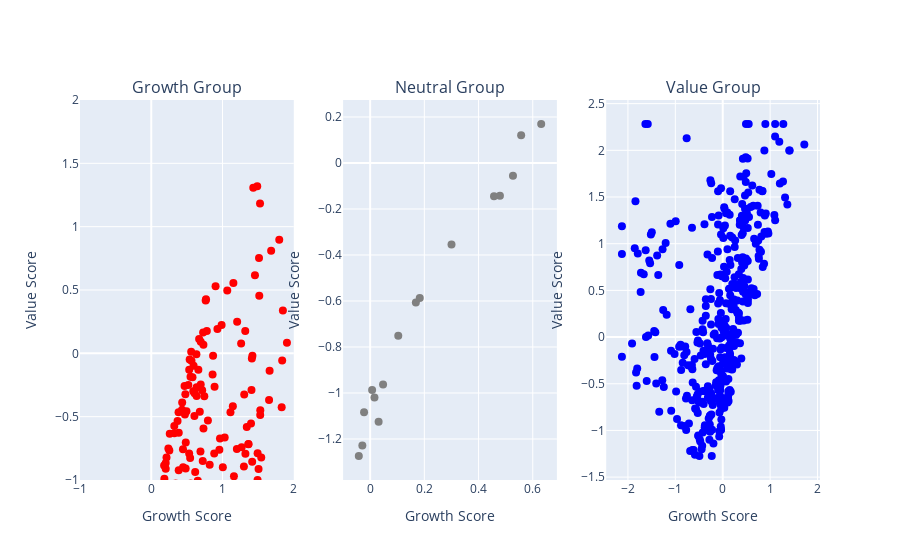

This figure's notebook cell:
### Code cell
# 서브플롯을 사용하여 3개의 그래프를 하나로 합치기 (팝업 인덱스 표시, 범례 제거)
fig = make_subplots(rows=1, cols=3, subplot_titles=('Growth Group', 'Neutral Group', 'Value Group'))

# Growth Group
fig.add_trace(go.Scatter(x=GS['GS'], y=GS['VS'], mode='markers', 
                         marker=dict(color='red', size=8),
                         hovertext=GS.index, name='Growth Group',showlegend=False), row=1, col=1)

# Neutral Group
fig.add_trace(go.Scatter(x=NEUTRAL['GS'], y=NEUTRAL['VS'], mode='markers', 
                         marker=dict(color='gray', size=8),
                         hovertext=NEUTRAL.index, name='Neutral Group',showlegend=False), row=1, col=2)

# Value Group
fig.add_trace(go.Scatter(x=VS['GS'], y=VS['VS'], mode='markers', 
                         marker=dict(color='blue', size=8),
                         hovertext=VS.index, name='Value Group',showlegend=False), row=1, col=3)

# 레이아웃 업데이트

# 레이아웃 업데이트
fig.update_layout(
    xaxis=dict(range=[-1.0, 2.0]),
    yaxis=dict(range=[-1.0, 2.0]),
    # width=1600,
    # height=600
)

fig.update_xaxes(title_text="Growth Score", row=1, col=1)
fig.update_yaxes(title_text="Value Score", row=1, col=1)

fig.update_xaxes(title_text="Growth Score", row=1, col=2)
fig.update_yaxes(title_text="Value Score", row=1, col=2)

fig.update_xaxes(title_text="Growth Score", row=1, col=3)
fig.update_yaxes(title_text="Value Score", row=1, col=3)

fig.show()

### Figure 1 — Plotly figure (JSON) as saved in the notebook; plotly's stock layout.template omitted (floating-point values rounded to 4 significant figures; data arrays with more than 128 entries replaced by an {"elided": "..."} marker saying what was removed)
{"data": [{"hovertext": {"elided": "153 str values"}, "marker": {"color": "red", "size": 8}, "mode": "markers", "name": "Growth Group", "showlegend": false, "type": "scatter", "x": {"elided": "153 float values"}, "xaxis": "x", "y": {"elided": "153 float values"}, "yaxis": "y"}, {"hovertext": ["068270", "163560", "108670", "030200", "207940", "006110", "009150", "086280", "192650", "077970", "071090", "002350", "005930", "003720", "204320", "094280"], "marker": {"color": "gray", "size": 8}, "mode": "markers", "name": "Neutral Group", "showlegend": false, "type": "scatter", "x": [0.03122, 0.4788, 0.6312, 0.527, -0.02879, -0.04187, 0.04769, 0.4571, 0.01597, -0.02246, 0.1831, 0.5572, 0.00722, 0.3002, 0.1687, 0.1038], "xaxis": "x2", "y": [-1.125, -0.1419, 0.1697, -0.05514, -1.229, -1.274, -0.9629, -0.1445, -1.02, -1.083, -0.5863, 0.1205, -0.9871, -0.3537, -0.6065, -0.7513], "yaxis": "y2"}, {"hovertext": {"elided": "393 str values"}, "marker": {"color": "blue", "size": 8}, "mode": "markers", "name": "Value Group", "showlegend": false, "type": "scatter", "x": {"elided": "393 float values"}, "xaxis": "x3", "y": {"elided": "393 float values"}, "yaxis": "y3"}], "layout": {"annotations": [{"font": {"size": 16}, "showarrow": false, "text": "Growth Group", "x": 0.1444, "xanchor": "center", "xref": "paper", "y": 1, "yanchor": "bottom", "yref": "paper"}, {"font": {"size": 16}, "showarrow": false, "text": "Neutral Group", "x": 0.5, "xanchor": "center", "xref": "paper", "y": 1, "yanchor": "bottom", "yref": "paper"}, {"font": {"size": 16}, "showarrow": false, "text": "Value Group", "x": 0.8556, "xanchor": "center", "xref": "paper", "y": 1, "yanchor": "bottom", "yref": "paper"}], "xaxis": {"anchor": "y", "domain": [0, 0.2889], "range": [-1, 2], "title": {"text": "Growth Score"}}, "xaxis2": {"anchor": "y2", "domain": [0.3556, 0.6444], "title": {"text": "Growth Score"}}, "xaxis3": {"anchor": "y3", "domain": [0.7111, 1], "title": {"text": "Growth Score"}}, "yaxis": {"anchor": "x", "domain": [0, 1], "range": [-1, 2], "title": {"text": "Value Score"}}, "yaxis2": {"anchor": "x2", "domain": [0, 1], "title": {"text": "Value Score"}}, "yaxis3": {"anchor": "x3", "domain": [0, 1], "title": {"text": "Value Score"}}}}
